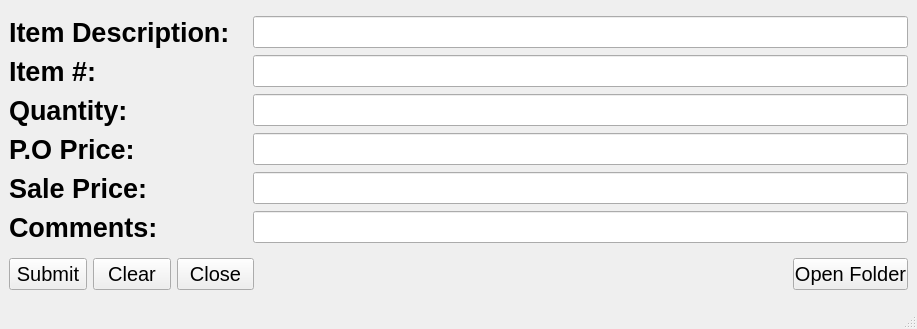
<?xml version="1.0" encoding="UTF-8"?>
<ui version="4.0">
 <class>MainWindow</class>
 <widget class="QMainWindow" name="MainWindow">
  <property name="geometry">
   <rect>
    <x>0</x>
    <y>0</y>
    <width>917</width>
    <height>329</height>
   </rect>
  </property>
  <property name="windowTitle">
   <string>MainWindow</string>
  </property>
  <widget class="QWidget" name="centralwidget">
   <layout class="QGridLayout" name="gridLayout_3">
    <item row="1" column="2">
     <widget class="QPushButton" name="open_btn">
      <property name="minimumSize">
       <size>
        <width>115</width>
        <height>32</height>
       </size>
      </property>
      <property name="font">
       <font>
        <pointsize>15</pointsize>
       </font>
      </property>
      <property name="text">
       <string>Open Folder</string>
      </property>
     </widget>
    </item>
    <item row="0" column="0" colspan="3">
     <layout class="QGridLayout" name="gridLayout">
      <item row="0" column="0">
       <widget class="QLabel" name="item_desc_lbl">
        <property name="minimumSize">
         <size>
          <width>238</width>
          <height>33</height>
         </size>
        </property>
        <property name="font">
         <font>
          <pointsize>20</pointsize>
          <weight>75</weight>
          <bold>true</bold>
         </font>
        </property>
        <property name="text">
         <string>Item Description:</string>
        </property>
       </widget>
      </item>
      <item row="0" column="1">
       <widget class="QLineEdit" name="item_desc_in">
        <property name="minimumSize">
         <size>
          <width>653</width>
          <height>30</height>
         </size>
        </property>
        <property name="font">
         <font>
          <pointsize>15</pointsize>
         </font>
        </property>
       </widget>
      </item>
      <item row="1" column="0">
       <widget class="QLabel" name="item_nbr_lbl">
        <property name="minimumSize">
         <size>
          <width>238</width>
          <height>33</height>
         </size>
        </property>
        <property name="font">
         <font>
          <pointsize>20</pointsize>
          <weight>75</weight>
          <bold>true</bold>
         </font>
        </property>
        <property name="text">
         <string>Item #:</string>
        </property>
       </widget>
      </item>
      <item row="1" column="1">
       <widget class="QLineEdit" name="item_nbr_in">
        <property name="minimumSize">
         <size>
          <width>653</width>
          <height>30</height>
         </size>
        </property>
        <property name="font">
         <font>
          <pointsize>15</pointsize>
         </font>
        </property>
       </widget>
      </item>
      <item row="2" column="0">
       <widget class="QLabel" name="qnty_lbl">
        <property name="minimumSize">
         <size>
          <width>238</width>
          <height>33</height>
         </size>
        </property>
        <property name="font">
         <font>
          <pointsize>20</pointsize>
          <weight>75</weight>
          <bold>true</bold>
         </font>
        </property>
        <property name="text">
         <string>Quantity:</string>
        </property>
       </widget>
      </item>
      <item row="2" column="1">
       <widget class="QLineEdit" name="qnty_in">
        <property name="minimumSize">
         <size>
          <width>653</width>
          <height>30</height>
         </size>
        </property>
        <property name="font">
         <font>
          <pointsize>15</pointsize>
         </font>
        </property>
       </widget>
      </item>
      <item row="3" column="0">
       <widget class="QLabel" name="po_prc_lbl">
        <property name="minimumSize">
         <size>
          <width>238</width>
          <height>33</height>
         </size>
        </property>
        <property name="font">
         <font>
          <pointsize>20</pointsize>
          <weight>75</weight>
          <bold>true</bold>
         </font>
        </property>
        <property name="text">
         <string>P.O Price:</string>
        </property>
       </widget>
      </item>
      <item row="3" column="1">
       <widget class="QLineEdit" name="po_prc_in">
        <property name="minimumSize">
         <size>
          <width>653</width>
          <height>30</height>
         </size>
        </property>
        <property name="font">
         <font>
          <pointsize>15</pointsize>
         </font>
        </property>
       </widget>
      </item>
      <item row="4" column="0">
       <widget class="QLabel" name="sale_prc_lbl">
        <property name="minimumSize">
         <size>
          <width>238</width>
          <height>33</height>
         </size>
        </property>
        <property name="font">
         <font>
          <pointsize>20</pointsize>
          <weight>75</weight>
          <bold>true</bold>
         </font>
        </property>
        <property name="cursor">
         <cursorShape>ArrowCursor</cursorShape>
        </property>
        <property name="text">
         <string>Sale Price:</string>
        </property>
       </widget>
      </item>
      <item row="4" column="1">
       <widget class="QLineEdit" name="sale_prc_in">
        <property name="minimumSize">
         <size>
          <width>653</width>
          <height>30</height>
         </size>
        </property>
        <property name="font">
         <font>
          <pointsize>15</pointsize>
         </font>
        </property>
       </widget>
      </item>
      <item row="5" column="0">
       <widget class="QLabel" name="comm_lbl">
        <property name="minimumSize">
         <size>
          <width>238</width>
          <height>33</height>
         </size>
        </property>
        <property name="font">
         <font>
          <pointsize>20</pointsize>
          <weight>75</weight>
          <bold>true</bold>
         </font>
        </property>
        <property name="text">
         <string>Comments:</string>
        </property>
       </widget>
      </item>
      <item row="5" column="1">
       <widget class="QLineEdit" name="comm_in">
        <property name="minimumSize">
         <size>
          <width>653</width>
          <height>30</height>
         </size>
        </property>
        <property name="font">
         <font>
          <pointsize>15</pointsize>
         </font>
        </property>
       </widget>
      </item>
     </layout>
    </item>
    <item row="1" column="0">
     <layout class="QGridLayout" name="gridLayout_2">
      <item row="0" column="1">
       <widget class="QPushButton" name="clear_btn">
        <property name="minimumSize">
         <size>
          <width>75</width>
          <height>32</height>
         </size>
        </property>
        <property name="font">
         <font>
          <pointsize>15</pointsize>
         </font>
        </property>
        <property name="text">
         <string>Clear</string>
        </property>
       </widget>
      </item>
      <item row="0" column="0">
       <widget class="QPushButton" name="submit_btn">
        <property name="minimumSize">
         <size>
          <width>75</width>
          <height>32</height>
         </size>
        </property>
        <property name="font">
         <font>
          <pointsize>15</pointsize>
         </font>
        </property>
        <property name="text">
         <string>Submit</string>
        </property>
       </widget>
      </item>
      <item row="0" column="2" colspan="2">
       <widget class="QPushButton" name="close_btn">
        <property name="minimumSize">
         <size>
          <width>75</width>
          <height>32</height>
         </size>
        </property>
        <property name="font">
         <font>
          <pointsize>15</pointsize>
         </font>
        </property>
        <property name="text">
         <string>Close</string>
        </property>
       </widget>
      </item>
     </layout>
    </item>
    <item row="1" column="1">
     <spacer name="horizontalSpacer">
      <property name="minimumSize">
       <size>
        <width>533</width>
        <height>34</height>
       </size>
      </property>
      <property name="orientation">
       <enum>Qt::Horizontal</enum>
      </property>
      <property name="sizeHint" stdset="0">
       <size>
        <width>40</width>
        <height>20</height>
       </size>
      </property>
     </spacer>
    </item>
   </layout>
  </widget>
  <widget class="QMenuBar" name="menubar">
   <property name="geometry">
    <rect>
     <x>0</x>
     <y>0</y>
     <width>917</width>
     <height>21</height>
    </rect>
   </property>
  </widget>
  <widget class="QStatusBar" name="statusbar"/>
 </widget>
 <resources/>
 <connections/>
</ui>
